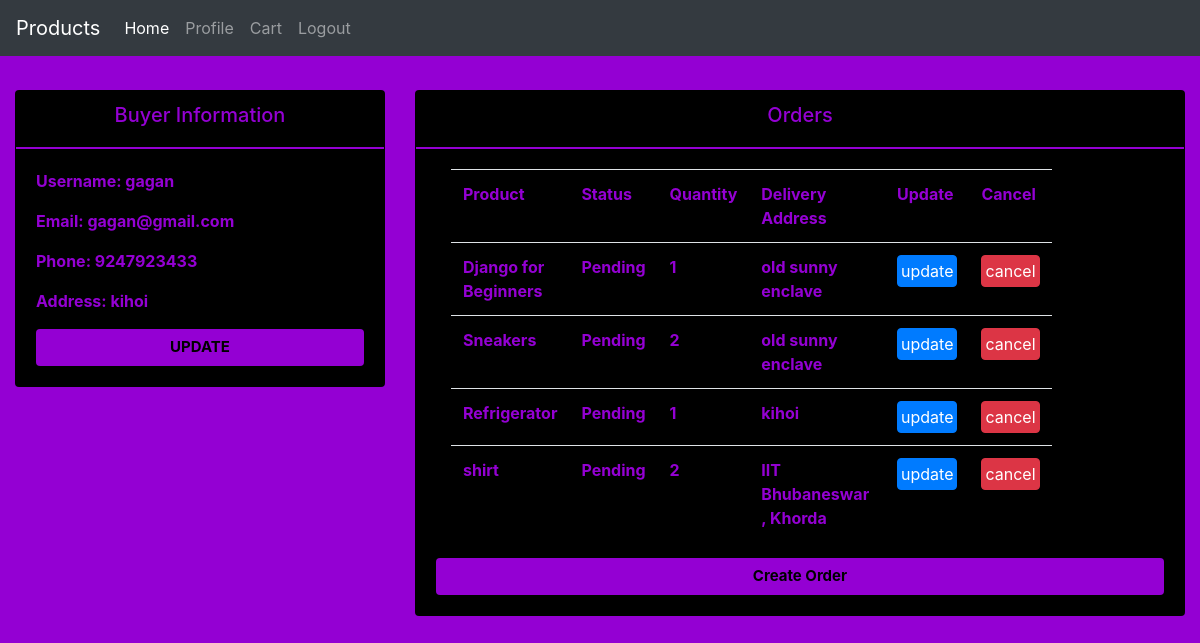
The page /profileB (signed in) on the database its author committed.
### Information/models.py (models this page shows, shortened)
class Info(models.Model):
    category = {
        ('Seller', 'Seller'),
        ('Buyer', 'Buyer'),
    }
    user = models.OneToOneField(User, on_delete=models.CASCADE)
    type_of_user = models.CharField(max_length=10, default=None, choices=category)
    phone = models.CharField(max_length=10, null=True)
    address = models.CharField(max_length=200, blank=True, null=True)

class Order(models.Model):
    category = {
        ('Delivered', 'Delivered'),
        ('Pending', 'Pending'),
        ('Out for delivery', 'Out for delivery'),
    }
    product = models.ForeignKey(Product, default=None, on_delete=models.CASCADE)
    user_info = models.ForeignKey(Info, default=None, on_delete=models.CASCADE)
    quantity = models.IntegerField()
    status = models.CharField(max_length=20, default=None, choices=category)
    Delivery_address = models.CharField(max_length=100, default=None)
    def __str__(self):
        return self.product.name

class Product(models.Model):
    seller = models.ForeignKey(Info, default=None, on_delete=models.CASCADE)
    product_image1 = models.ImageField(null=True, blank=True, default='default.jpg')
    product_image2 = models.ImageField(null=True, blank=True, default='default.jpg')
    product_image3 = models.ImageField(null=True, blank=True, default='default.jpg')
    product_image4 = models.ImageField(null=True, blank=True, default='default.jpg')
    tags = models.ManyToManyField(Tags, blank=True)
    name = models.CharField(max_length=50)
    price = models.IntegerField()
    category = models.CharField(max_length=20, default='other', choices={('Electronics', 'Electronics')
                                                                         , ('Footwear', 'Footwear')
                                                                         , ('Clothing', 'Clothing')
                                                                         , ('Books', 'Books')
                                                                         , ('other', 'other')
                                                                         , })
    description = models.CharField(max_length=100)
    def __str__(self):
        return self.name

### Information/views.py (the view)
# urls.py: path('profileB', views.profileB, name='profileB'),
@login_required(login_url='login')
def profileB(request):
    info = Info.objects.get(user=request.user)
    info = request.user.info
    print(info.order_set.all())
    orders = info.order_set.all()
    return render(request, 'Information/profileB.html', {'info': info, 'orders': orders})

### Information/templates/Information/profileB.html
{% extends 'Information/main.html' %}
{% load static %}
{% block content %}
<link rel="stylesheet" type="text/css" href="{% static 'css/home.css' %}">
 {% include 'Information/navbar.html' %}
<div class="container-fluid">
    <br>
    <div class="row">
        <div id='change' class="col-md-4">
            <div class="card card-modify">
                <div class="card-header">
                    <h5>Buyer Information</h5>
                </div>
                <div class="card-body">
                    <p>Username: {{request.user.username}}</p>
                    <p>Email: {{request.user.email}}</p>
                    <p>Phone: {{info.phone}}</p>
                    <p>Address: {{info.address}}</p>
                    <a class="btn btn2 btn-block" href="{% url 'update' %}">UPDATE</a>
                </div>
            </div>
        </div>
        <div class="col-md-8">
            <div class="card card-modify">
                <div class="card-header">
                    <h5>Orders</h5>
                </div>
                <div class="card-body">
                    <div class="col-md-10">
                    <table class="table" style="color:#9400D3;">
                        <tr><th>Product</th><th>Status</th><th>Quantity</th><th>Delivery Address</th><th>Update</th><th>Cancel</th></tr>
                        {% for order in orders %}
                        <tr><td>{{order.product}}</td><td>{{order.status}}</td><td>{{order.quantity}}</td><td>{{order.Delivery_address}}</td><td><button class="btn inline-btn btn-primary">update</button></td><td><a class='btn btn-danger inline-btn' href="{% url 'cancel' order.id %}">cancel</a></td></tr>
                         {% endfor %}
                    </table>
                    </div>
                    <a class="btn btn2 btn-block" href="{% url 'homeB' %}">Create Order</a>
                </div>
            </div>
        </div>
    </div>
</div>
{% endblock %}

### Information/templates/Information/main.html (shortened to what this page needs)
<!DOCTYPE html>
<html lang="en">
<head>
    {% load static %}
    <link rel="stylesheet" href="https://stackpath.bootstrapcdn.com/bootstrap/4.4.1/css/bootstrap.min.css">
    <link rel="stylesheet" href="https://use.fontawesome.com/releases/v5.6.1/css/all.css">
</head>
<body>
    {% block content %}
    {% endblock %}
</body>
</html>

### Information/templates/Information/navbar.html (shortened to what this page needs)
<nav class="navbar navbar-expand-lg navbar-dark bg-dark">
  <a class="navbar-brand" href="#">Products</a>
  <div class="collapse navbar-collapse" id="navbarNavDropdown">
    <ul class="navbar-nav">
      <li class="nav-item active">
        {% if info.type_of_user == 'Buyer' %}
          <a class="nav-link" href="{% url 'homeB' %}">Home <span class="sr-only">(current)</span></a>
        {% endif %}
      </li>
      <li class="nav-item">
        {% if info.type_of_user == 'Buyer' %}
        <a class="nav-link" href="{% url 'profileB' %}">Profile</a>
        {% endif %}
      </li>
       {% if info.type_of_user == 'Buyer' %}
      <li class='nav-item'>
        <a class='nav-link' href="{% url 'Cart' %}">Cart</a>
      </li>
      {% endif %}
      <li class="nav-item">
        <a class="nav-link" href="{% url 'logout' %}">Logout</a>
      </li>
    </ul>
  </div>
</nav>

### static/css/home.css (style rules this page uses)
body { background-color: #9400D3; }
.card { background-color: black; color: #9400D3; font-weight: bolder; }
.card-header { text-align: center; border-bottom: 2px solid #9400D3; }
.btn2 { font-size:15px; font-weight: bold; color: black; background-color: #9400D3; }
.card-modify { margin-top:10px; }
.inline-btn { padding:3px; }

### rows shown on the page
Info: phone "9247923433", address "kihoi"
Order: product "Django for Beginners", status "Pending", quantity "1", Delivery_address "old sunny enclave"
Order: product "Sneakers", status "Pending", quantity "2", Delivery_address "old sunny enclave"
Order: product "Refrigerator", status "Pending", quantity "1", Delivery_address "kihoi"
Order: product "shirt", status "Pending", quantity "2", Delivery_address "IIT Bhubaneswar, Khorda"

### other values the page prints
{{ request.user.username }} "gagan"
{{ request.user.email }} "gagan@gmail.com"
